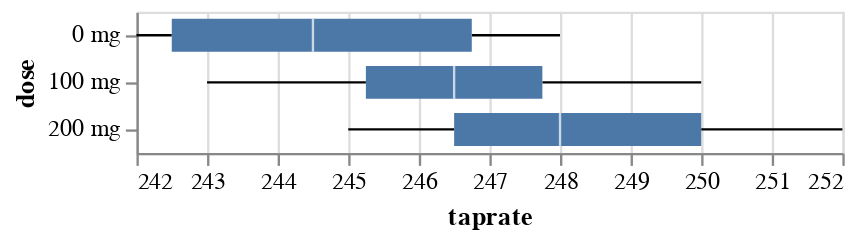

Notebook code for this chart:
### Markdown cell above
#### (a)

### Code cell
(
    alt.Chart(data)
    .mark_boxplot()
    .encode(
        alt.Y('dose'),
        alt.X('taprate').scale(zero=False))
)

### Figure 1 — Vega-Lite specification as saved in the notebook (floating-point values rounded to 4 significant figures)
{"config": {"view": {"continuousWidth": 300, "continuousHeight": 300}}, "data": {"name": "data-c34b715001c3f0c305a09f1b5073d81e"}, "mark": {"type": "boxplot"}, "encoding": {"x": {"field": "taprate", "scale": {"zero": false}, "type": "quantitative"}, "y": {"field": "dose", "type": "nominal"}}, "$schema": "https://vega.github.io/schema/vega-lite/v5.16.3.json", "datasets": {"data-c34b715001c3f0c305a09f1b5073d81e": [{"dose": "0 mg", "taprate": 242}, {"dose": "0 mg", "taprate": 245}, {"dose": "0 mg", "taprate": 244}, {"dose": "0 mg", "taprate": 248}, {"dose": "0 mg", "taprate": 247}, {"dose": "0 mg", "taprate": 248}, {"dose": "0 mg", "taprate": 242}, {"dose": "0 mg", "taprate": 244}, {"dose": "0 mg", "taprate": 246}, {"dose": "0 mg", "taprate": 242}, {"dose": "100 mg", "taprate": 248}, {"dose": "100 mg", "taprate": 246}, {"dose": "100 mg", "taprate": 245}, {"dose": "100 mg", "taprate": 247}, {"dose": "100 mg", "taprate": 248}, {"dose": "100 mg", "taprate": 250}, {"dose": "100 mg", "taprate": 247}, {"dose": "100 mg", "taprate": 246}, {"dose": "100 mg", "taprate": 243}, {"dose": "100 mg", "taprate": 244}, {"dose": "200 mg", "taprate": 246}, {"dose": "200 mg", "taprate": 248}, {"dose": "200 mg", "taprate": 250}, {"dose": "200 mg", "taprate": 252}, {"dose": "200 mg", "taprate": 248}, {"dose": "200 mg", "taprate": 250}, {"dose": "200 mg", "taprate": 246}, {"dose": "200 mg", "taprate": 248}, {"dose": "200 mg", "taprate": 245}, {"dose": "200 mg", "taprate": 250}]}}
